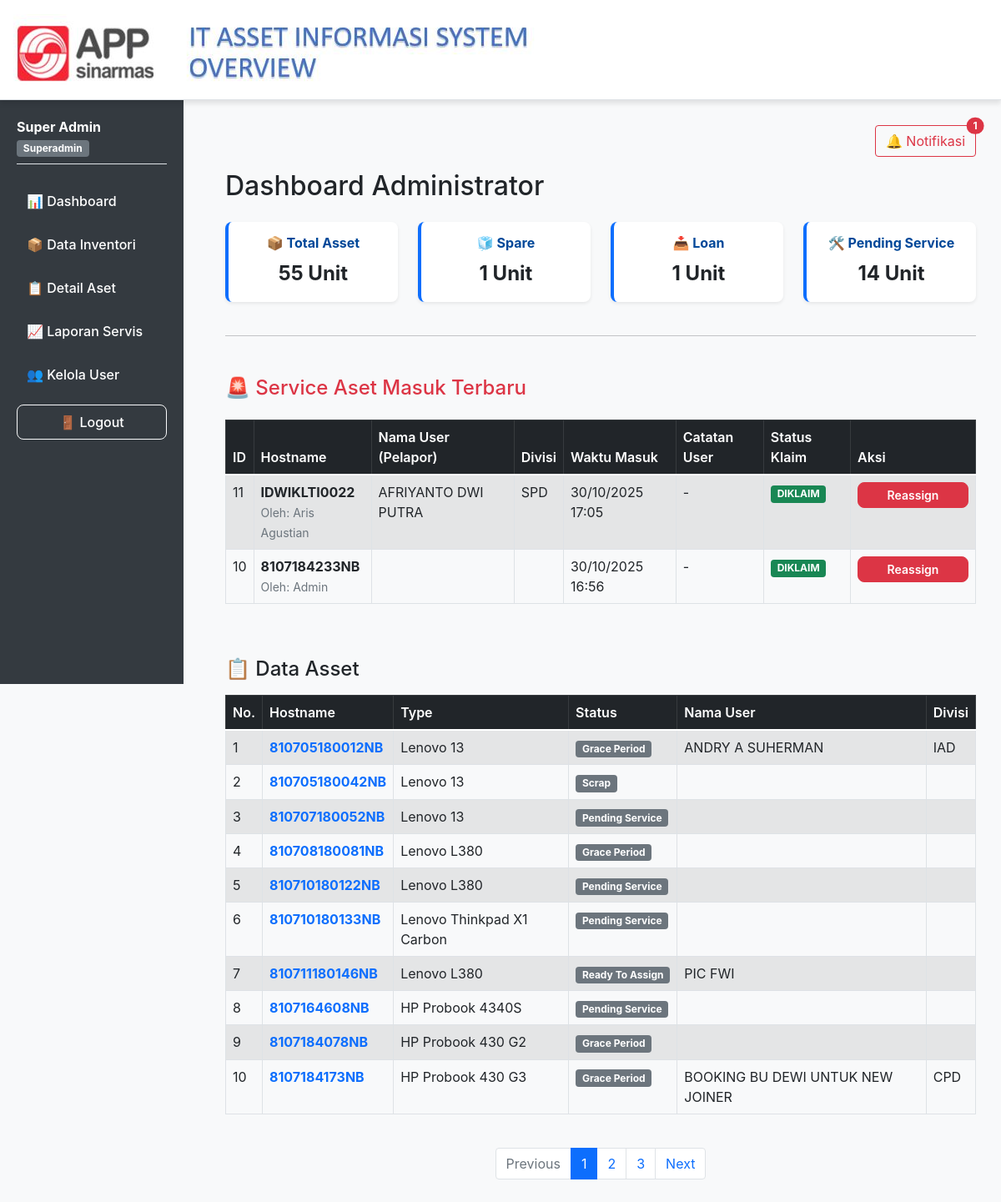
The app's page /index2.php (signed in) with its own data.
### tables this page shows
CREATE TABLE `service_list` (
  `id_service` int NOT NULL,
  `id_inventori` int NOT NULL COMMENT 'FK ke tabel inventori',
  `hostname` varchar(100) NOT NULL COMMENT 'Hostname aset saat discan',
  `nama_user` varchar(255) DEFAULT NULL COMMENT 'Nama user saat aset masuk service',
  `divisi` varchar(100) DEFAULT NULL COMMENT 'Divisi user saat aset masuk service',
  `tanggal_masuk` datetime NOT NULL COMMENT 'Waktu aset dicatat masuk service',
  `catatan` text,
  `claim_status` varchar(100) DEFAULT NULL,
  `admin_claim_id` int DEFAULT NULL,
  `admin_claim_name` varchar(100) DEFAULT NULL,
  `claim_timestamp` datetime DEFAULT NULL,
  `current_admin_id` int DEFAULT NULL,
  `current_admin_name` varchar(100) DEFAULT NULL,
  `finish_status` varchar(50) DEFAULT NULL,
  `admin_finish_id` int DEFAULT NULL,
  `admin_finish_name` varchar(100) DEFAULT NULL,
  `finish_timestamp` datetime DEFAULT NULL
);

CREATE TABLE `inventori` (
  `id` int(11) NOT NULL,
  `rak` varchar(50) DEFAULT NULL,
  `status` varchar(50) DEFAULT NULL,
  `hostname` varchar(100) DEFAULT NULL,
  `ticket` varchar(100) DEFAULT NULL,
  `type` varchar(50) DEFAULT NULL,
  `ram` varchar(50) DEFAULT NULL,
  `storage` varchar(50) DEFAULT NULL,
  `win` varchar(50) DEFAULT NULL,
  `keterangan` text DEFAULT NULL,
  `kelengkapan` text DEFAULT NULL,
  `tanggal_keluar` date DEFAULT NULL,
  `nik` varchar(50) DEFAULT NULL,
  `nama` varchar(100) DEFAULT NULL,
  `divisi` varchar(100) DEFAULT NULL
);

### helpers.php (called while the page is built)
<?php
if (!function_exists('e')) {
    function e($text) {
        return htmlspecialchars($text ?? '', ENT_QUOTES, 'UTF-8');
    }
}

### index2.php (the view, shortened to what this page needs)
<?php
require 'koneksi.php';
require 'helpers.php';
$user_role_login = $_SESSION['role'] ?? 'normal';
$admin_id_login = $_SESSION['admin_id'] ?? 0;
$data_per_page = 10;
$current_page = isset($_GET['page']) ? (int)$_GET['page'] : 1;
$start_from = ($current_page - 1) * $data_per_page;
$total_query = mysqli_query($koneksi, "SELECT COUNT(id) AS total FROM inventori");
$total_rows = mysqli_fetch_assoc($total_query)['total'] ?? 0;
$total_pages = ceil($total_rows / $data_per_page);
$inventori_query = mysqli_query($koneksi,
    "SELECT * FROM inventori ORDER BY hostname ASC LIMIT $start_from, $data_per_page"
);
$stok_total = $stok_spare = $stok_loan = $stok_pending = 0;
if (isset($koneksi)) {
    $summary_query = mysqli_query($koneksi, "
        SELECT
            SUM(CASE WHEN status='Spare' THEN 1 ELSE 0 END) AS stok_spare,
            SUM(CASE WHEN status='Loan' THEN 1 ELSE 0 END) AS stok_loan,
            SUM(CASE WHEN status='Pending Service' THEN 1 ELSE 0 END) AS stok_pending,
            COUNT(id) AS stok_total
        FROM inventori
    ");
    if ($summary_query && mysqli_num_rows($summary_query) > 0) {
        $summary_data = mysqli_fetch_assoc($summary_query);
        $stok_total     = (int)$summary_data['stok_total'];
        $stok_spare     = (int)$summary_data['stok_spare'];
        $stok_loan      = (int)$summary_data['stok_loan'];
        $stok_pending   = (int)$summary_data['stok_pending'];
    }
}
$data = [
    "📦 Total Asset"                 => ["jumlah" => $stok_total, "status" => "all"],
    "🧊 Spare"                       => ["jumlah" => $stok_spare, "status" => "Spare"],
    "📥 Loan"                        => ["jumlah" => $stok_loan, "status" => "Loan"],
    "🛠️ Pending Service"             => ["jumlah" => $stok_pending, "status" => "Pending Service"],
];
$is_superadmin = ($user_role_login === 'superadmin');
if ($is_superadmin) {
    $visibility_condition = " 1 ";
} else {
    $visibility_condition = "
        (sl.current_admin_id IS NULL OR sl.current_admin_id = 0)
        OR
        (sl.current_admin_id = $admin_id_login)
    ";
}
$sql_service = "
    SELECT
        sl.*,
        u1.nama_lengkap AS current_admin_name,
        i.nama AS nama_user,
        i.divisi AS divisi
    FROM service_list sl
    LEFT JOIN admin u1 ON sl.current_admin_id = u1.id
    LEFT JOIN inventori i ON sl.hostname = i.hostname
    WHERE
        ($visibility_condition)
    AND
        sl.finish_status IS NULL
    ORDER BY sl.tanggal_masuk DESC
    LIMIT 10
";
$result_service = mysqli_query($koneksi, $sql_service);
?>
<!DOCTYPE html>
<html lang="id">
<head>
    <link href="bootstrap/css/bootstrap.min.css" rel="stylesheet">
    <link href="css/style.css" rel="stylesheet">
    <link rel="stylesheet" href="https://cdn.jsdelivr.net/npm/bootstrap-icons@1.10.5/font/bootstrap-icons.css">
</head>
<body>
    <?php include 'header.php'; ?>
    <?php include 'sidebar.php'; ?>
    <main class="main-content">
        <?php include 'notifikasi.php'; ?>
        <h2 class="mb-4">Dashboard Administrator</h2>
        <div class="row">
            <?php foreach ($data as $label => $info):
                $link = ($info['status'] === "all") ? "tampil.php" : "tampil.php?status=" . urlencode($info['status']);
            ?>
                <div class="col-lg-3 col-md-6 mb-4">
                    <a href="<?= e($link) ?>" style="text-decoration: none;">
                        <div class="card border-start border-4 border-primary shadow-sm h-100" style="border-radius: var(--radius-md);">
                            <div class="card-body text-dark text-center">
                                <h6 class="card-title fw-bold" style="color: var(--app-blue);"><?= $label ?></h6>
                                <p class="card-text fs-4 fw-bold"><?= $info['jumlah'] ?> Unit</p>
                            </div>
                        </div>
                    </a>
                </div>
            <?php endforeach; ?>
        </div>
        <hr>
        <h4 class="mt-5 mb-3 text-danger">🚨 Service Aset Masuk Terbaru</h4>
        <div class="table-responsive">
            <table class="table table-bordered table-striped table-hover">
                <thead class="table-dark">
                    <tr>
                        <th>ID</th>
                        <th>Hostname</th>
                        <th>Nama User (Pelapor)</th>
                        <th>Divisi</th>
                        <th>Waktu Masuk</th>
                        <th>Catatan User</th>
                        <th>Status Klaim</th>
                        <th style="width: 150px;">Aksi</th>
                    </tr>
                </thead>
					<tbody id="service-list-body">
						<?php if ($result_service && mysqli_num_rows($result_service) > 0): ?>
							<?php while($row = mysqli_fetch_assoc($result_service)):
								$is_claimed = !empty($row['current_admin_id']) && $row['current_admin_id'] != 0;
								$is_superadmin_user = $user_role_login === 'superadmin';
								$claim_badge_text = $is_claimed ? 'DIKLAIM' : 'PENDING';
								$claim_badge_class = $is_claimed ? 'bg-success' : 'bg-warning text-dark';
								$admin_klaim_info = $is_claimed
													? ('<small class="text-muted">Oleh: ' . e($row['current_admin_name'] ?? 'N/A') . '</small>')
													: '---';
							?>
							<tr id="service-row-<?= e($row['id_service']) ?>">
								<td><?= e($row['id_service']) ?></td>
								<td>
									<strong><?= e($row['hostname']) ?></strong><br>
									<?= $admin_klaim_info ?>
								</td>
								<td><?= e($row['nama_user'] ?? 'N/A') ?></td>
								<td><?= e($row['divisi'] ?? 'N/A') ?></td>
								<td><?= date('d/m/Y H:i', strtotime($row['tanggal_masuk'])) ?></td>
								<td><?= e($row['catatan_user'] ?? '-') ?></td>
								<td>
									<span class="badge <?= $claim_badge_class ?>">
										<?= $claim_badge_text ?>
									</span>
								</td>
								<td>
									<div class="d-flex flex-column gap-1 mx-auto" style="max-width: 140px;">
										<?php if ($is_claimed): ?>
											<?php if ($is_superadmin_user): ?>
												<button type="button" class="btn btn-sm btn-danger btn-reassign"
													data-bs-toggle="modal" data-bs-target="#reassignModal"
													data-id="<?= e($row['id_service']) ?>"
													data-current-admin-name="<?= e($row['current_admin_name'] ?? 'N/A') ?>"
													title="Reassign ke Admin Lain">
													<i class="bi bi-person-replace"></i> Reassign
												</button>
											<?php endif; ?>
										<?php endif; ?>
									</div>
								</td>
							</tr>
							<?php endwhile; ?>
						<?php endif; ?>
					</tbody>
            </table>
        </div>
        <h4 class="mt-5 mb-3">📋 Data Asset</h4>
        <?php if ($inventori_query && mysqli_num_rows($inventori_query) > 0): ?>
            <div class="table-responsive mb-4">
                <table class="table table-bordered table-striped table-hover">
                    <thead class="table-dark">
                        <tr>
                            <th>No.</th>
                            <th>Hostname</th>
                            <th>Type</th>
                            <th>Status</th>
                            <th>Nama User</th>
                            <th>Divisi</th>
                        </tr>
                    </thead>
                    <tbody>
                        <?php
                        $no = $start_from + 1;
                        while ($row = mysqli_fetch_assoc($inventori_query)):
                        ?>
                        <tr>
                            <td><?= $no++ ?></td>
                            <td><a href="detail-aset.php?id=<?= e($row['id']) ?>" class="text-primary text-decoration-none fw-bold"><?= e($row['hostname']) ?></a></td>
                            <td><?= e($row['type']) ?></td>
                            <td><span class="badge bg-secondary"><?= e($row['status']) ?></span></td>
                            <td><?= e($row['nama']) ?></td>
                            <td><?= e($row['divisi']) ?></td>
                        </tr>
                        <?php endwhile; ?>
                    </tbody>
                </table>
            </div>
            <nav>
                <ul class="pagination justify-content-center">
                    <li class="page-item <?= ($current_page <= 1) ? 'disabled' : '' ?>">
                        <a class="page-link" href="?page=<?= $current_page - 1 ?>">Previous</a>
                    </li>
                    <?php
                    $page_range = 5;
                    $start_loop = max(1, $current_page - floor($page_range / 2));
                    $end_loop = min($total_pages, $current_page + floor($page_range / 2));
                    if ($end_loop - $start_loop + 1 < $page_range) {
                        $start_loop = max(1, $end_loop - $page_range + 1);
                    }
                    for ($i = $start_loop; $i <= $end_loop; $i++):
                    ?>
                    <li class="page-item <?= ($i == $current_page) ? 'active' : '' ?>">
                        <a class="page-link" href="?page=<?= $i ?>"><?= $i ?></a>
                    </li>
                    <?php endfor; ?>
                    <li class="page-item <?= ($current_page >= $total_pages) ? 'disabled' : '' ?>">
                        <a class="page-link" href="?page=<?= $current_page + 1 ?>">Next</a>
                    </li>
                </ul>
            </nav>
        <?php else: ?>
            <div class="alert alert-warning">Tidak ada data inventori yang ditemukan.</div>
        <?php endif; ?>
        </main>
</body>
</html>

### css/style.css (style rules this page uses)
:root { --app-red: #E51A22; --app-dark: #212529; --app-blue: #004899; --bg-light: #f8f9fa; --text-muted: #6c757d; --radius-md: 8px; --shadow-sm: 0 0.125rem 0.25rem rgba(0, 0, 0, 0.075); --shadow-md: 0 0.5rem 1rem rgba(0, 0, 0, 0.15); }
body { font-family: 'Inter', 'Segoe UI', sans-serif; background-color: var(--bg-light); color: var(--app-dark); margin: 0; padding-top: 0; }
.main-content { margin-left: 240px; margin-top: 120px; padding: 30px; }
.btn-danger { background-color: #dc3545; border-color: #dc3545; border-radius: var(--radius-md); font-weight: 600; transition: background-color 0.2s, border-color 0.2s; }
.card { border: none; border-radius: var(--radius-md); box-shadow: var(--shadow-sm); transition: box-shadow 0.3s; }
.table thead th { background-color: var(--app-dark); color: #ffffff; font-weight: 600; border-bottom: 2px solid var(--app-red); }
.table-striped tbody tr:nth-of-type(odd) { background-color: rgba(0, 0, 0, 0.03); }

### records on screen
service_list: id_service "11", hostname "IDWIKLTI0022", admin.nama_lengkap "Aris Agustian", id_inventori.nama "AFRIYANTO DWI PUTRA", id_inventori.divisi "SPD", tanggal_masuk "30/10/2025 17:05", catatan_user "-", current_admin "DIKLAIM"
service_list: id_service "10", hostname "8107184233NB", admin.nama_lengkap "Admin", tanggal_masuk "30/10/2025 16:56", catatan_user "-", current_admin "DIKLAIM"
inventori: hostname "810705180012NB", type "Lenovo 13", status "Grace Period", nama "ANDRY A SUHERMAN", divisi "IAD"
inventori: hostname "810705180042NB", type "Lenovo 13", status "Scrap"
inventori: hostname "810707180052NB", type "Lenovo 13", status "Pending Service"
inventori: hostname "810708180081NB", type "Lenovo L380", status "Grace Period"
inventori: hostname "810710180122NB", type "Lenovo L380", status "Pending Service"
inventori: hostname "810710180133NB", type "Lenovo Thinkpad X1 Carbon", status "Pending Service"
inventori: hostname "810711180146NB", type "Lenovo L380", status "Ready To Assign", nama "PIC FWI"
inventori: hostname "8107164608NB", type "HP Probook 4340S", status "Pending Service"
inventori: hostname "8107184078NB", type "HP Probook 430 G2", status "Grace Period"
inventori: hostname "8107184173NB", type "HP Probook 430 G3", status "Grace Period", nama "BOOKING BU DEWI UNTUK NEW JOINER", divisi "CPD"

### other values on screen
$display_name "Super Admin"
$role "Superadmin"
count($notifikasi_grace) "1"
$label "📦 Total Asset"
$info['jumlah'] "55"
$label "🧊 Spare"
$info['jumlah'] "1"
$label "📥 Loan"
$label "🛠️ Pending Service"
$info['jumlah'] "14"
